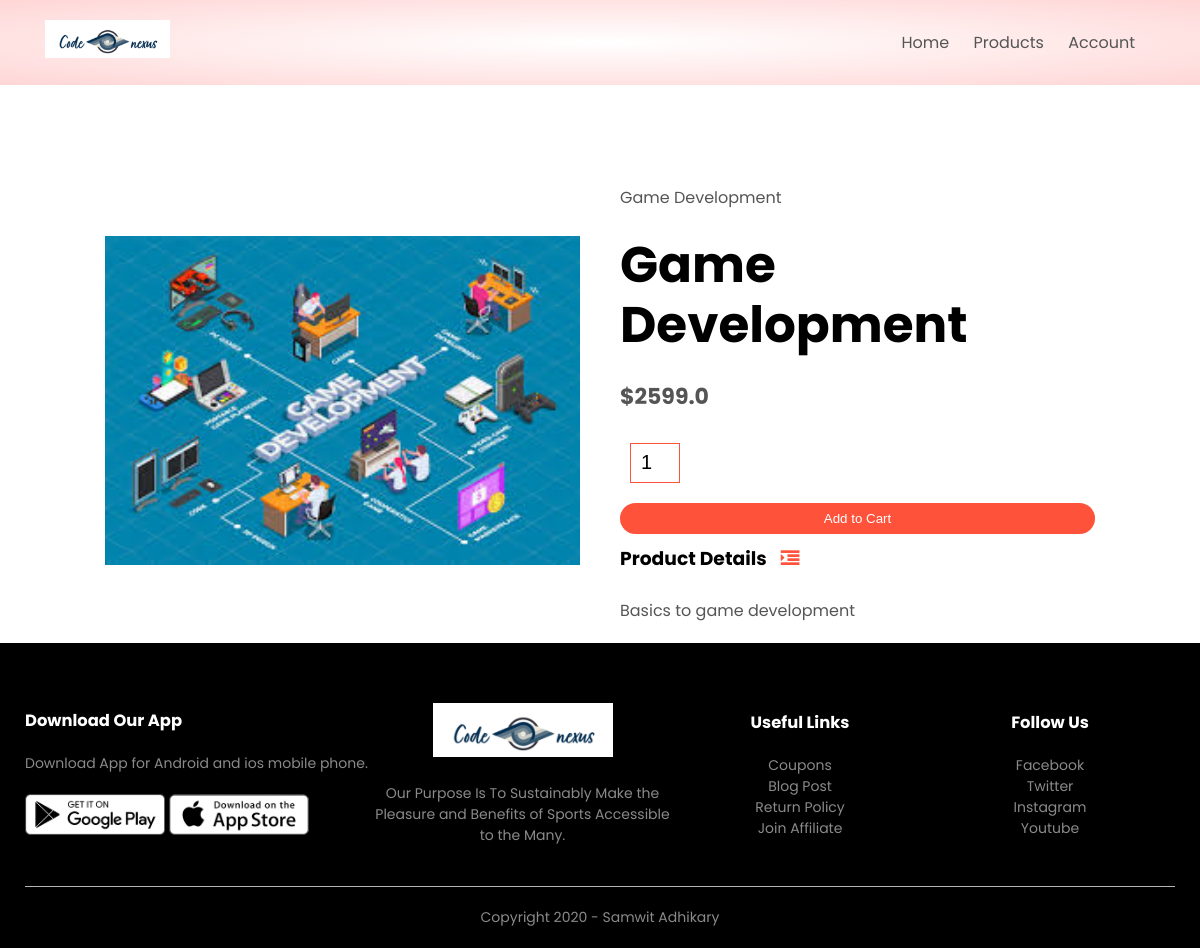
Screenshot of /product_details/3 with the database file from the repository.
### products/models.py (models this page shows, shortened)
class Product(models.Model):
    LIVE=1
    DELETE=0
    DELETE_CHOICES=((LIVE,'Live'),(DELETE,'Delete'))
    title=models.CharField(max_length=200)
    price=models.FloatField()
    description=models.TextField()
    image=models.ImageField(upload_to='media/')
    priority=models.IntegerField(default=0)
    delete_status=models.IntegerField(choices=DELETE_CHOICES,default=LIVE)
    created_at=models.DateTimeField(auto_now_add=True)
    updated_at=models.DateTimeField(auto_now_add=True)

### products/views.py (the view)
# urls.py: path('product_details/<pk>', views.detail_product,name='detail_product'),
def detail_product(request,pk):
    product=Product.objects.get(pk=pk)
    context={'product':product}
    return render(request,'product_detail.html',context)

### templates/product_detail.html
{% extends 'blank_layout.html' %}
{% block content %}
{% include 'product_description.html' %}
{% endblock content %}

### templates/product_description.html (shortened to what this page needs)
{% load static %}
<div class="small-container single-product">
    <div class="row">
        <div class="col-2">
            <img src="{{ product.image.url }}" width="100%" id="ProductImg">
        </div>
        <div class="col-2">
            <p>{{ product.title }}</p>
            <h1>{{ product.title }}</h1>
            <h4>${{ product.price }}</h4>
            <form method="post" action="{% url 'add_to_cart' %}" enctype="multipart/form-data"?>
            <input type="number" name="quantity" value="1">
            <button type="submit" class="btn">Add to Cart</button>
            </form>
            <h3>Product Details <i class="fa fa-indent"></i></h3>
            <br>
            <p>{{ product.description }}</p>
        </div>
    </div>
</div>

### static/css/style.css (style rules this page uses)
* { margin: 0; padding: 0; box-sizing: border-box; }
body { font-family: 'Poppins', sans-serif; }
p { color: #555; }
.row { display: flex; align-items: center; flex-wrap: wrap; justify-content: space-around; }
.col-2 { flex-basis: 50%; min-width: 300px; }
.col-2 img { max-width: 100%; padding: 50px 0; }
.col-2 h1 { font-size: 50px; line-height: 60px; margin: 25px 0; }
.btn { display: inline-block; background: #ff523b; color: white; padding: 8px 30px; margin: 30px 0; border-radius: 30px; transition: background 0.5s; }
.small-container { max-width: 1080px; margin: auto; padding-left: 25px; padding-right: 25px; }
h4 { color: #555; font-weight: normal; }
.single-product { margin-top: 80px; }
.single-product .col-2 img { padding: 0; }
.single-product .col-2 { padding: 20px; }
.single-product h4 { margin: 20px 0; font-size: 22px; font-weight: bold; }
.single-product input { width: 50px; height: 40px; padding-left: 10px; font-size: 20px; margin-left: 10px; border: 1px solid #ff523b; margin-right: 10px; }
.single-product .fa { color: #ff523b; margin-left: 10px; }
form input { width: 100%; height: 30px; margin: 10px 0; padding: 0 10px; border: 1px solid #ccc; }
form .btn { width: 100%; border: none; cursor: pointer; margin: 10px 0; }

### rows the page displays
Product: image (picture), title "Game Development", price "2599.0", description "Basics to game development"
